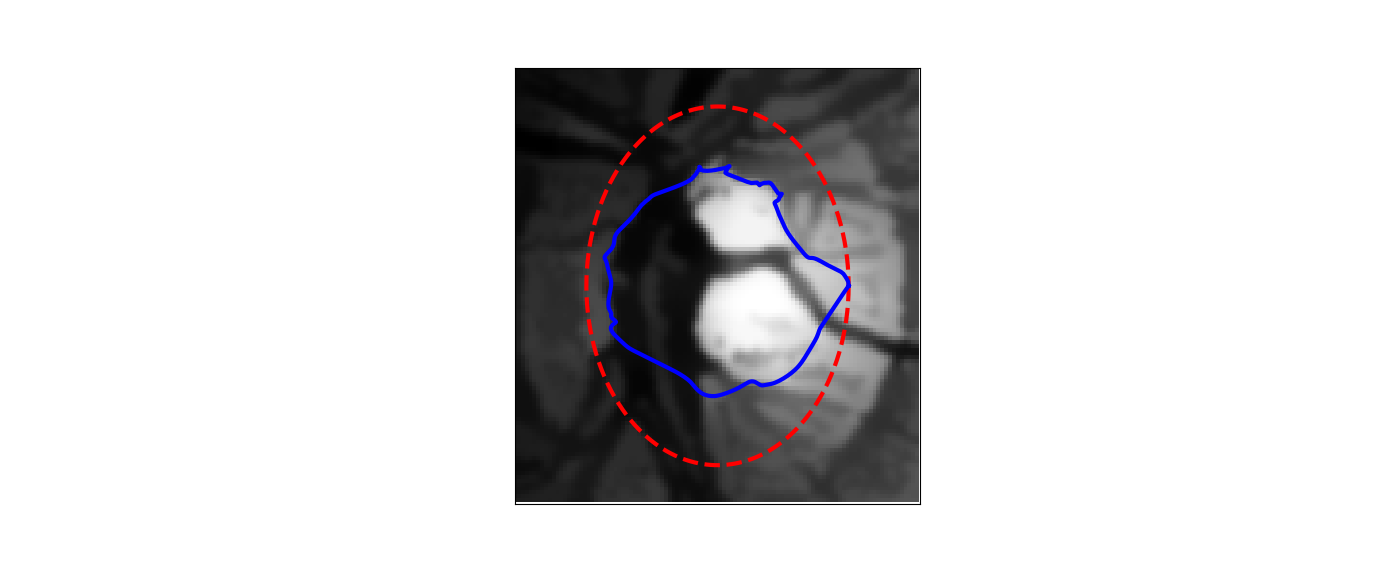
#> input picture Ejemplo_snake.png, 1400 x 566 px
$ python -i chain.py   (imports and definitions only)
#> lines starting #> are read from the running program, lines starting #| are printed output that depends on the picture
#> further down, picture is the input picture: shape (566, 1400, 3); mean B, G, R 214.4, 213.4, 214.3
### filtering.py
from skimage.filters import meijering, sato, frangi, hessian
import skimage.morphology
from skimage.morphology import disk, binary_opening, binary_closing, binary_dilation
import numpy as np

def frango(image):
    return frangi(image)

def hess(image):
    return hessian(image)

def meije(image):
    return meije(image)

def sat(image):
    return sato(image)

def target_set_mean(image, percent = 10):
    array = np.array(image).flatten()
    highest = np.sort(array)
    highest = highest[::-1]
    chusen = int(len(highest) * percent /100)
    target = np.mean(highest[1:chusen])
    return target

# [8 lines left out: function hand_made, not called in this run]

### mesure_region.py
"""
https://scikit-image.org/docs/stable/auto_examples/segmentation/plot_regionprops.html#sphx-glr-auto-examples-segmentation-plot-regionprops-py
"""
from scipy import stats
import matplotlib.pyplot as plt
import numpy as np
import pandas as pd
import threshold as th
from skimage.measure import label, regionprops, regionprops_table
import visualize as vi

def props(img, mask):
    label_img = label(mask)
    regions = regionprops(label_img)

    return regions

# [9 lines left out: function bigest_area, not called in this run]

def higest_non_zero_mean(mask):
    return


def closest_prop(img, mask):
    (lbls, num) = label(mask, return_num=True)
    max_mean = 0.0
    max_mask = None

    if num > 1:
        for lb in range(num + 1):
            current_mean = 0
            current = th.apply(img, lbls == lb)
            current_mean = np.sum(current) / np.count_nonzero(current)
            if max_mean < current_mean:
                max_mean = current_mean
                max_mask = current

        return max_mask>0
    else:
        return mask

### chain.py
import visualize as vi
import threshold as th
import mesure_region as msr
import numpy as np
import math
import skimage.color
from skimage.draw import ellipse
import matplotlib.pyplot as plt
from sklearn.cluster import KMeans
import filtering as f
from skimage.filters import sobel
from skimage.filters.rank import mean
from skimage import segmentation
import skimage.morphology
from skimage.filters.rank import median
from skimage.morphology import disk, ball, binary_dilation, binary_erosion, binary_closing, binary_opening
from skimage.filters.rank import enhance_contrast
from skimage.filters.rank import enhance_contrast_percentile
from skimage.filters import difference_of_gaussians, window
from skimage import filters
from skimage.filters.rank import otsu
from skimage.filters import threshold_otsu
from skimage import exposure
from skimage.morphology import erosion, dilation, opening, closing, white_tophat
from skimage.feature import canny
from skimage.transform import hough_ellipse
from skimage.draw import ellipse_perimeter
from skimage.transform import hough_circle, hough_circle_peaks
from skimage.filters import meijering, sato, frangi, hessian
from skimage.transform import rotate
from skimage.exposure import rescale_intensity
from sklearn.feature_extraction import image
from sklearn.cluster import spectral_clustering
from skimage import data, segmentation, color
from skimage.future import graph
from skimage.filters import gaussian
from skimage.segmentation import active_contour
from skimage.segmentation import flood, flood_fill
from skimage.segmentation import chan_vese

# [92 lines left out: function handmade_p_tile_method, not called in this run]

def sobel_watershed_method(img, op="disc", veins=False, test=False):
#> called with op = 'disc', veins = False, test = False
    if op == "disc" or op == "cup":
        to_plot = []
        img_red = img[:,:,0]

        if test :
            to_plot.append(("Red Channel",img_red))

        img_red = skimage.util.img_as_ubyte(img_red)

        img_red = skimage.filters.gaussian(img_red, 0.1)

        if test :
            to_plot.append(("Gaussian Filter",img_red))

        img_red = enhance_contrast(img_red, disk(6))
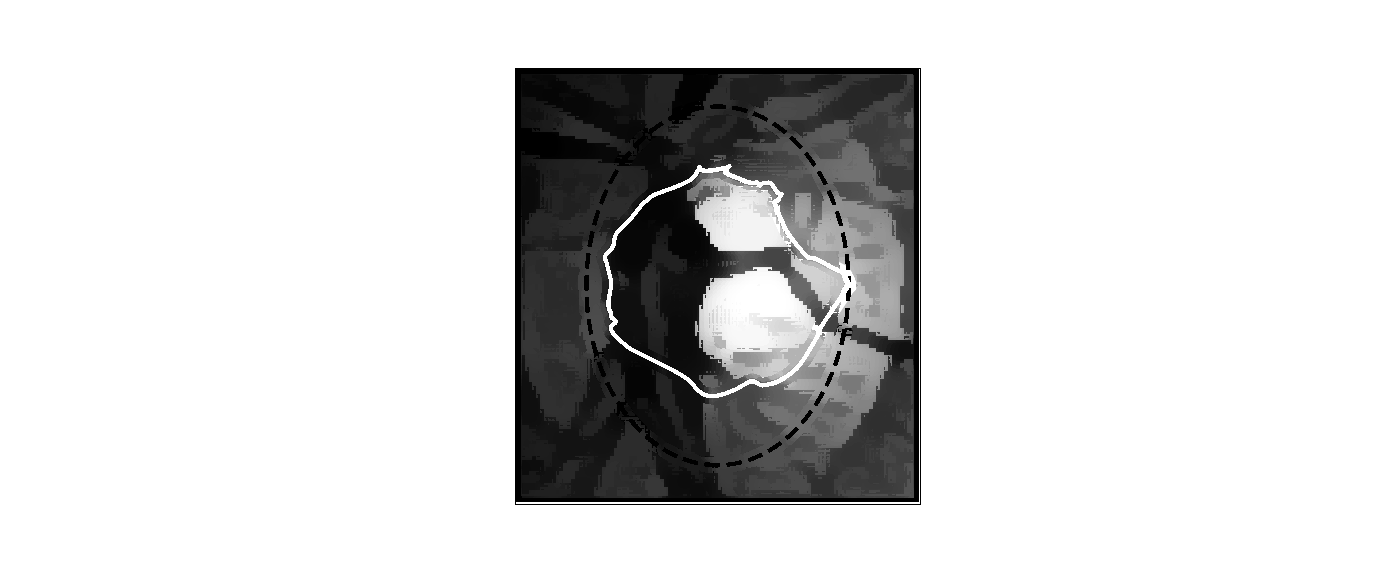
#> img_red: shape (566, 1400); min 0, max 255, mean 214

        if test :
            to_plot.append(("Enhace Contrast",img_red))


        elevation_map = sobel(img_red)
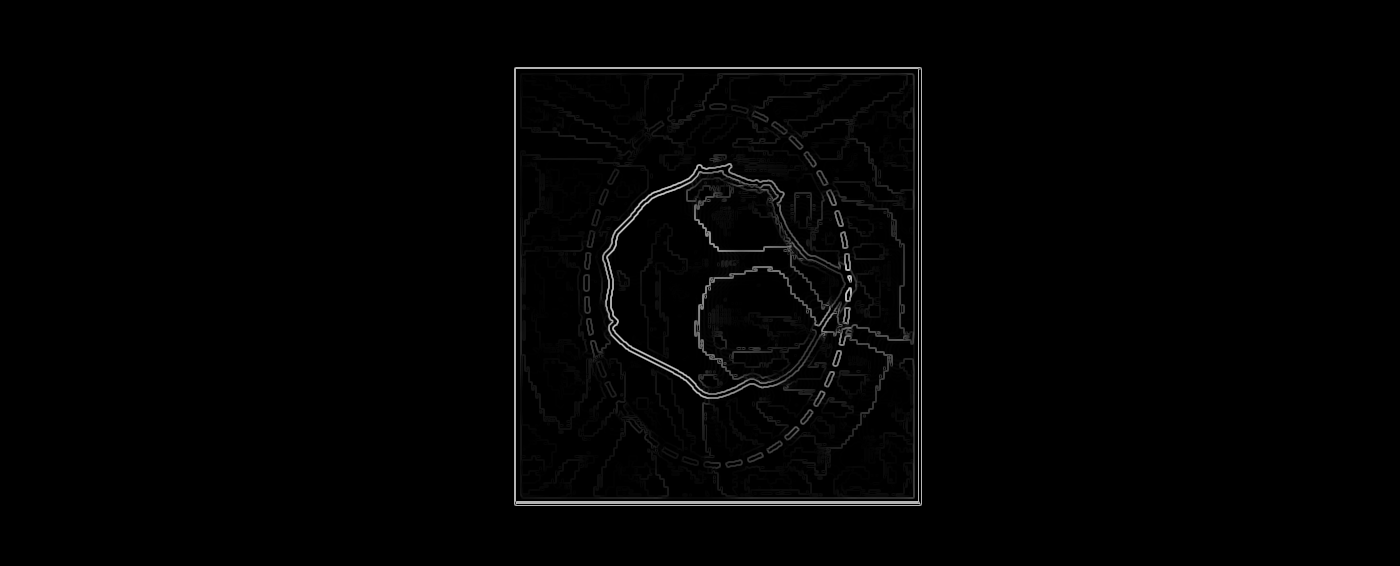
#> elevation_map: shape (566, 1400) float64; min 0, max 0.791, mean 0.0106

        if test :
            to_plot.append(("gradientes",elevation_map))

        markers = np.zeros_like(img_red)

        s2 = f.target_set_mean(img_red, 8.5)
#> in target_set_mean, `chusen = int(len(highest) * percent /100)`: chusen = 67354
#> in target_set_mean, `target = np.mean(highest[1:chusen])`: target = 255
#> s2 = 255

        markers[img_red < 150] = 1
        markers[img_red > s2] = 2

        seg_img = segmentation.watershed(elevation_map, markers)
#> seg_img: shape (566, 1400); every value is 1

        mask = (seg_img-1)>0
#> mask: shape (566, 1400) bool; every value is 0

        if test :
            to_plot.append(("Sobel + WaterShed",seg_img))

        mask = binary_opening(mask, disk(2))
        mask = skimage.morphology.remove_small_objects(mask, 400)

        if test :
            to_plot.append(("Removing small objects",th.apply(img_red,mask)))

        mask = binary_closing(mask, disk(6))

        if test :
            to_plot.append(("Closing Region",th.apply(img[:,:,0],mask)))

        mask = skimage.morphology.remove_small_objects(mask, 1700)

        if test :
            to_plot.append(("Removing Big Objects",th.apply(img[:,:,0],mask)))

        mask = binary_closing(mask, disk(6))
        mask = msr.closest_prop(img[:,:,0], mask)
#> in closest_prop, `(lbls, num) = label(mask, return_num=True)`: lbls: shape (566, 1400) int32; every value is 0
#> in closest_prop, `(lbls, num) = label(mask, return_num=True)`: num = 0

        if test :
            to_plot.append(("Removing non brighter region",th.apply(img[:,:,0],mask)))

        mask = binary_dilation(mask, disk(3))
        mask = binary_closing(mask, disk(12))

        if test :
            to_plot.append(("Dilate result region",th.apply(img[:,:,0],mask)))

        props = msr.props(img_red, mask)[0]
#> in props, `regions = regionprops(label_img)`: regions = []

        minr, minc, maxr, maxc = props.bbox
        img_cut = img[minr:maxr, minc:maxc]

        if test:
            vi.plot_multy(to_plot,3,4, 'Sobel Watershed')


    if op == "cup":
        minr, minc, maxr, maxc = props.bbox
        img_green = img[minr:maxr, minc:maxc, 1]

        to_plot = []
        columns = 1

        if test :
            to_plot.append(("green channel",img_green))

        if not veins:
            columns = 4
            v_mask , _= segment_veins(img_green, test)

            img_aux = closing(img_green, disk(6))
            img_aux = dilation(img_aux, disk(6))
            img_aux2 = dilation(img_green, disk(3))

            if test :
                to_plot.append(("closed + dilated",img_aux))
                to_plot.append(("dilated",img_aux2))

            img_v_closed = th.apply(img_aux, v_mask)
            img_t_dilated = th.apply(img_aux2, v_mask==False)

            if test :
                to_plot.append(("veins part",img_v_closed))
                to_plot.append(("target part",img_t_dilated))

            img_green = img_v_closed + img_t_dilated

            if test :
                to_plot.append(("without veins",img_green))


        img_green = dilation(img_green, disk(6))
        img_green = enhance_contrast(img_green, disk(10))

        elevation_map = sobel(img_green)
        markers = np.zeros_like(img_green)

        s2 = f.target_set_mean(img_green, 8.5)

        markers[img_green < 150] = 1
        markers[img_green > s2] = 2

        seg_img = segmentation.watershed(elevation_map, markers)

        mask = (seg_img-1)>0

        if test :
            to_plot.append(("P-tile",th.apply(img_green, mask)))

        mask1 = mask
        mask = np.zeros(img[:,:, 1].shape)
        mask[minr:maxr, minc:maxc] = mask1

        if test:
            vi.plot_multy(to_plot,2,columns, 'cup')

    return (mask, img_cut, props)


#Este va muy bien
# [260 lines left out: functions otsu_local_method, segment_veins, clustering_RAG, snakes, not called in this run]

>>> import cv2
>>> picture = cv2.imread('Ejemplo_snake.png')
#> (the run stopped early here; a loop or call above may not have finished)

$ run again, on VeinsFaied.png
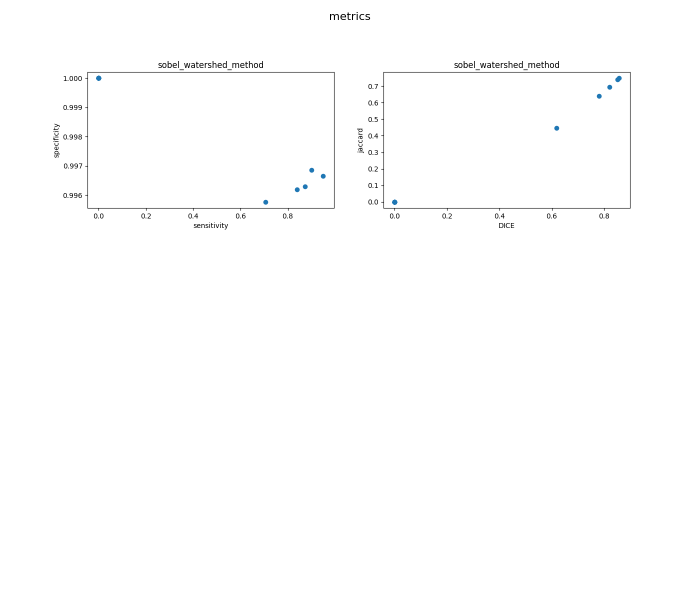
#> input picture VeinsFaied.png, 1400 x 1201 px (shown at 1/2 size)
#> picture is the input picture: shape (1201, 1400, 3); mean B, G, R 253.8, 253.7, 253.7
#> in sobel_watershed_method, `elevation_map = sobel(img_red)`:
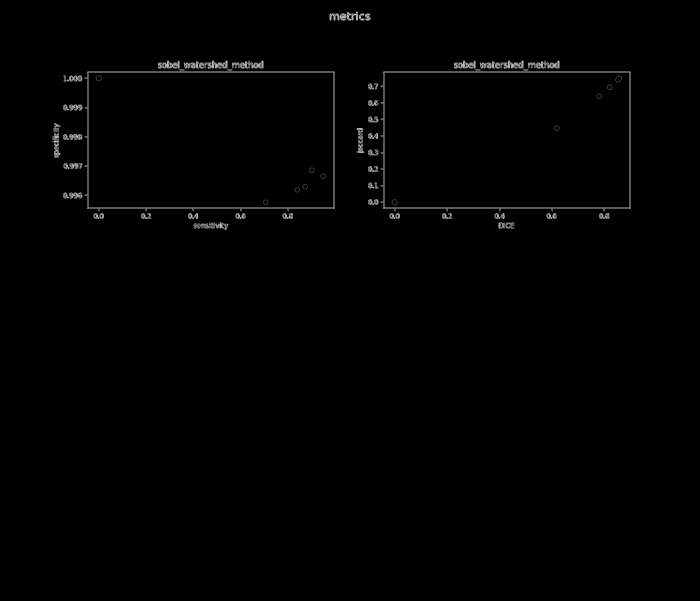
#> elevation_map: shape (1201, 1400) float64 (shown at 1/2 size); min 0, max 0.791, mean 0.00657
#> chusen = 142919
#> target = 255
#> seg_img: shape (1201, 1400); every value is 1
#> mask: shape (1201, 1400) bool; every value is 0
#> lbls: shape (1201, 1400) int32; every value is 0
#> num = 0
#> regions = []
